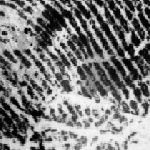
#> input picture Functions/Preprocessed_CASIA/Match/1179_0_0.png, 150 x 150 px, given in place of 1_0_0.png, which was not available
$ jupyter execute --allow-errors Siamese_Vis_1_layer-Copy1.ipynb   (Python 2 division)   (older library calls are emulated)
#> lines starting #> are read from the running program, lines starting #| are printed output that depends on the picture; pictures that were not available may be replaced by others from this repository, and a replacement may not be noted
### Functions/importFunctions.py
import os, random
import Variance as Var
import EnhacementContrast as EnCon
import OrientationMap as OrMap
import OrFreqMapFFT as OrFrMapFFT
import RegistrationFFT as RegFFT
import RegistrationBrute as RegBru
import RegistrationSimple as RegSimp
import RegistrationCombinee as RegComb
import MultiTools as Tool
import matplotlib.pyplot as plt
import numpy as np
from PIL import Image
from scipy.ndimage import imread
from scipy.misc import imresize
from sklearn.metrics import roc_curve, auc
from scipy import misc

def load_pairs_from_preprocessed(match_path, mismatch_path, image_size, num_layer, small_set=True):
    # Notice that the preprocessed data has 94 images for match and mismatch each

#> called with match_path = '../Fingerprint_Data/PreProcessed/Match/', image_size = 88, num_layer = 1, small_set = True
    images_match = dict()
    images_mismatch = dict()

    if small_set:

        for ID in range(94):
            for pic in range(2):

                image_temp1 = np.zeros((image_size,image_size,num_layer))
                image_temp2 = np.zeros((image_size,image_size,num_layer))

                for layer in range(num_layer):

                    fname = str(ID+1)+'_'+str(pic)+'_'+str(layer)+'.png'
                    image_temp1[:,:,layer] = imresize(imread(match_path+fname).astype(np.int32),[image_size,image_size])
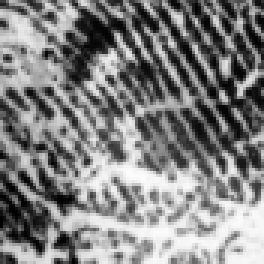
#> image_temp1: shape (88, 88, 1) float64 (shown 3 times larger); min 0, max 253, mean 129.5

                    fname = str(ID+1)+'_'+str(pic)+'_'+str(layer)+'.png'
                    image_temp2[:,:,layer] = imresize(imread(mismatch_path+fname).astype(np.int32),[image_size,image_size])
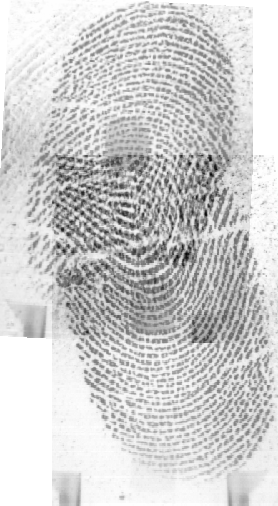
#> input picture Functions/Preprocessed_CASIA/Match/1323_5.png, 278 x 506 px, given in place of 1_0_0.png, which was not available
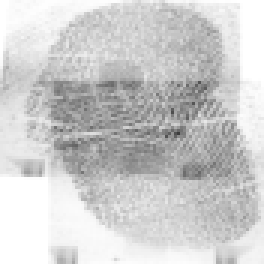
#> image_temp2: shape (88, 88, 1) float64 (shown 3 times larger); min 61, max 255, mean 205.3

                images_match[str(ID+1)+'_'+str(pic)] = image_temp1
                images_mismatch[str(ID+1)+'_'+str(pic)] = image_temp2

    else:

        match_IDS = [f for f in os.listdir('../Fingerprint_Data/Processed_Full_CASIA/Match/') if 'DS' not in f]
        mismatch_IDS = [f for f in os.listdir('../Fingerprint_Data/Processed_Full_CASIA/MisMatch/') if 'DS' not in f]

        for ID in match_IDS:

            for pic in ['1', '0']:

                image_temp = np.zeros((image_size,image_size,num_layer))

                for layer in range(num_layer):

                    fname = ID + '_' + pic + '_' + str(layer) + '.png'
                    image_temp[:,:,layer] = imresize(imread(match_path+ID+'/'+fname).astype(np.int32),[image_size,image_size])

                images_match[ID + '_' + pic] = image_temp

        for ID in mismatch_IDS:

            for pic in ['1', '0']:

                image_temp = np.zeros((image_size,image_size,num_layer))

                for layer in range(num_layer):

                    fname = ID + '_' + pic + '_' + str(layer) + '.png'
                    image_temp[:,:,layer] = imresize(imread(mismatch_path+ID+'/'+fname).astype(np.int32),[image_size,image_size])

                images_mismatch[ID + '_' + pic] = image_temp


    return images_match, images_mismatch


# [79 lines left out: functions generate_batch_pairs_from_preprocessed, suffle_all, show_ROC, not called in this run]

### Siamese_Vis_1_layer-Copy1.ipynb
[cell 1]
import os, random

import numpy as np
import tensorflow as tf

from sys import path
from PIL import Image
from scipy.ndimage import imread
from scipy.misc import imresize
from scipy.stats import pearsonr
from sklearn.metrics import roc_curve, auc

code_dir = os.path.join(os.path.abspath("."), "Functions")
path.append(code_dir)
data_dir = './PreProcessed/'

import InterfacePreprocessing as IntPre
import importFunctions as iF

[cell 2]
global raw_only, image_size, num_layer
raw_only = True
raw_image_size = 150
image_size= 88

if raw_only:
    num_layer = 1
else:
    num_layer = 6

p_matching = 0.5
num_filter_1 = 20
num_filter_2 = 40
num_filter_3 = 60

[cell 3]
def weight_variable(shape, name_str):
    initial = tf.truncated_normal(shape, stddev=0.1)
    return tf.Variable(initial, name = name_str)

def bias_variable(shape, name_str):
    initial = tf.constant(0.3, shape=shape)
    return tf.Variable(initial, name = name_str)

def conv2d(x, W, stride=[1, 1, 1, 1]):
    return tf.nn.conv2d(x, W, strides=stride, padding='SAME')

def max_pool_2x2(x):
    return tf.nn.max_pool(x, ksize=[1, 2, 2, 1],
                        strides=[1, 2, 2, 1], padding='SAME')
